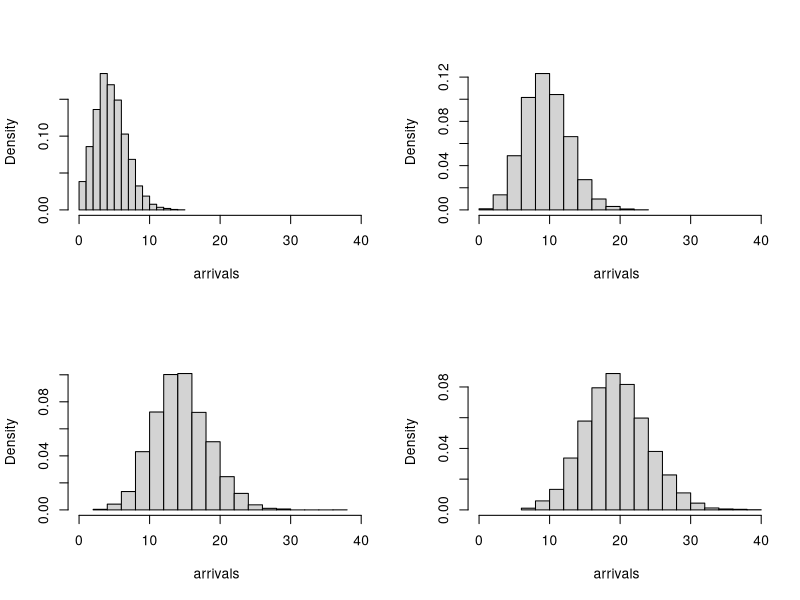

Reproduce this figure in R.
library(RUnit)
errMsg <- function(err) print(err)

# Poisson processes are common stochastic processes used to model arrival
# times. The basic form is a counting process for the number of events that
# have occured up to time t. In addition, Poisson processes satisfy the
# following properties:
#
# 1) The number of events at time 0 is 0
# 2) The number of events that occur in independent intervals are
#    independent of one another 
# 3) The probability distribution of the number of events that occur in
#    some interval depends on the length of the interval
# 4) N(t)~Poisson(lambda*t) where lambda represents the rate of the process
# 5) No occurances are simulatneous

# Implement the function "poisProc" that randomly generates the number of
# events in some time period according to a poisson process with specified
# rate. Your function should take the following arguments:
#
# <rate>: the rate of the poisson process per unit of time
# <time>: the length (in time units) over which the process occurs
#
# Your function should return:
#
# <n.events> a randomly generated integer indicating the number of events
#   that occured over the time interval t


poisProc <- function(rate, t) {
  # qpois(runif(n=1), lambda=rate * t)
  rpois(lambda=rate*t, n=1)
}

set.seed(47)
tryCatch(checkEquals(10, poisProc(0.5, 10)), error=function(err)
         errMsg(err))


# Implement the function poisSim that takes the following arguments:
#
# <time.intervals> a numeric vector specifying time intervals to be used
#   for a poisson process
# <rate> a numeric value specifying the rate of the poisson process
#
# Your function should return:
#
# <n.arrivals> a randomly generated integer vector with the same length as
#   <time.intervals> specifying the number of arrivals in each period of
#   <time.intervals>

poisSim <- function(rate, time.intervals=1) {

    # your code here
  sapply(time.intervals, poisProc, rate=rate)

}

set.seed(47)
tryCatch(checkEquals(c(2, 0, 1, 2, 1), poisSim(0.25, 1:5)),
         error=function(err) errMsg(err))

# Suppose that a store opens at 9 and customers arrive according to a
# poisson process with rate=10 per hour. Furthermore, suppose that we count
# the number of customers who arrive at the store during the following time
# intervals: 9-9:30, 9:30-10:30, 10:30-12, and 12-2. Use R's replicate
# function to generate 10000 simulations of this scenario. Store this
# variable as <simulations>

set.seed(47)

# times <- your code here
times = c(0.5, 1, 1.5, 2)
# simulations <- your code here
simulatations = replicate(10000, expr=poisSim(10, times))

# In a single plotting window, create the following: one histogram of the
# number of arrivals for each time interval (row of <simulations>).  The
# x-axis for each of these histograms should be identical, ranging from 0
# to the maximum number of people that arrived over any time period in any
# simulation. Set freq=F for all your histograms, label the x-axis
# "arrivals", and set the main title to NULL.
#
# Add a red line of a poisson distribution with parameter that corresponds
# to the time interval of the histogram
# HINT: it may be easiest to turn your simulations matrix into a list (w/
# one entry per row) and use mapply
max.arrival = max(simulatations)
par(mfrow=c(2,2))
sapply(1:4, function(x) {hist(simulatations[x, ], freq=F, xlim=c(0,max.arrival),xlab="arrivals", main=NULL)})
